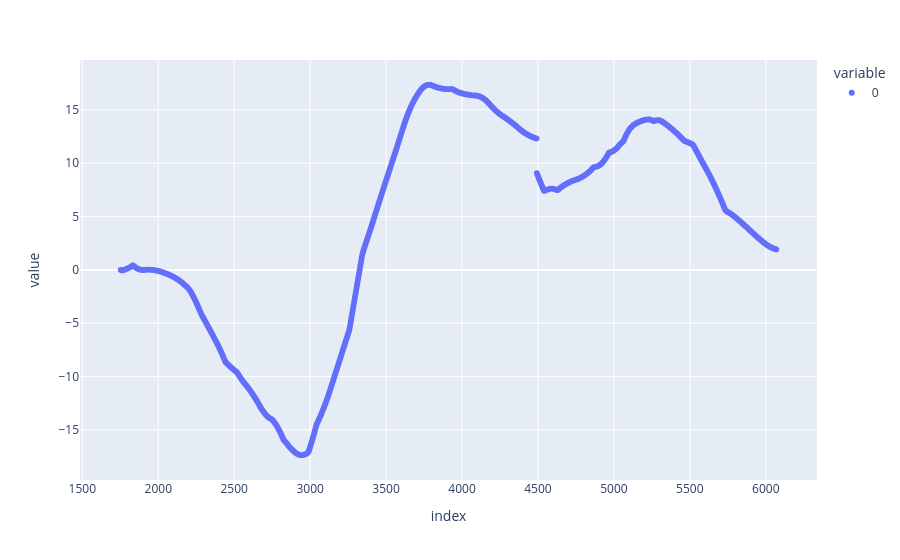

Notebook source saved alongside this figure:
### Code cell
px.scatter((well_data.loc[first_pred_idx:,"BUDA"] -well_data.loc[last_known_idx,"BUDA"])-(well_data.loc[first_pred_idx:,"Z"] -well_data.loc[last_known_idx,"Z"]))

### Figure 1 — Plotly figure (JSON) as saved in the notebook; plotly's stock layout.template omitted (floating-point values rounded to 4 significant figures; data arrays with more than 128 entries replaced by an {"elided": "..."} marker saying what was removed)
{"data": [{"hovertemplate": "variable=0<br>index=%{x}<br>value=%{y}<extra></extra>", "legendgroup": "0", "marker": {"color": "#636efa", "symbol": "circle"}, "mode": "markers", "name": "0", "showlegend": true, "type": "scattergl", "x": {"elided": "4319 int values"}, "xaxis": "x", "y": {"elided": "4319 float values"}, "yaxis": "y"}], "layout": {"legend": {"title": {"text": "variable"}, "tracegroupgap": 0}, "margin": {"t": 60}, "xaxis": {"anchor": "y", "domain": [0, 1], "title": {"text": "index"}}, "yaxis": {"anchor": "x", "domain": [0, 1], "title": {"text": "value"}}}}
